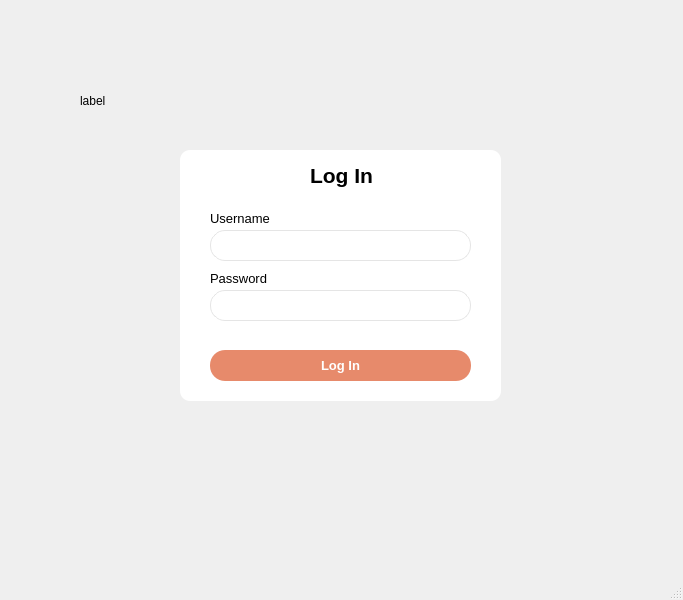
<?xml version="1.0" encoding="UTF-8"?>
<ui version="4.0">
 <class>login</class>
 <widget class="QMainWindow" name="login">
  <property name="geometry">
   <rect>
    <x>0</x>
    <y>0</y>
    <width>683</width>
    <height>600</height>
   </rect>
  </property>
  <property name="minimumSize">
   <size>
    <width>683</width>
    <height>600</height>
   </size>
  </property>
  <property name="maximumSize">
   <size>
    <width>683</width>
    <height>600</height>
   </size>
  </property>
  <property name="windowTitle">
   <string>MainWindow</string>
  </property>
  <property name="styleSheet">
   <string notr="true"/>
  </property>
  <widget class="QWidget" name="centralwidget">
   <property name="styleSheet">
    <string notr="true"/>
   </property>
   <widget class="QGroupBox" name="groupBox">
    <property name="geometry">
     <rect>
      <x>180</x>
      <y>150</y>
      <width>321</width>
      <height>251</height>
     </rect>
    </property>
    <property name="styleSheet">
     <string notr="true">QGroupBox {
background: #fff;
border-radius: 10px;
}

QPushButton {
border-radius: 15px; 
font-size: 13px;
}

QLabel {
font-size: 13px;
}</string>
    </property>
    <property name="title">
     <string/>
    </property>
    <widget class="QLabel" name="label">
     <property name="geometry">
      <rect>
       <x>30</x>
       <y>60</y>
       <width>71</width>
       <height>16</height>
      </rect>
     </property>
     <property name="text">
      <string>Username</string>
     </property>
    </widget>
    <widget class="QLineEdit" name="lineEdit_2">
     <property name="geometry">
      <rect>
       <x>30</x>
       <y>140</y>
       <width>261</width>
       <height>31</height>
      </rect>
     </property>
     <property name="styleSheet">
      <string notr="true">QLineEdit {
border: 1px solid;
border-radius: 15px;
border-color: #e5e5e5;
background-color: palette(base);
padding: 0px 5px;
}</string>
     </property>
    </widget>
    <widget class="QLineEdit" name="lineEdit">
     <property name="geometry">
      <rect>
       <x>30</x>
       <y>80</y>
       <width>261</width>
       <height>31</height>
      </rect>
     </property>
     <property name="styleSheet">
      <string notr="true">QLineEdit {
border: 1px solid;
border-radius: 15px;
border-color: #e5e5e5;
background-color: palette(base);
padding: 0px 5px;
}</string>
     </property>
    </widget>
    <widget class="QLabel" name="label_2">
     <property name="geometry">
      <rect>
       <x>30</x>
       <y>120</y>
       <width>61</width>
       <height>16</height>
      </rect>
     </property>
     <property name="text">
      <string>Password</string>
     </property>
    </widget>
    <widget class="QPushButton" name="pushButton_5">
     <property name="geometry">
      <rect>
       <x>30</x>
       <y>200</y>
       <width>261</width>
       <height>31</height>
      </rect>
     </property>
     <property name="styleSheet">
      <string notr="true">QPushButton {
/*background-color: palette(base);*/
background-color: #E78A6B;
color:  #fff;
font-weight: 500;
}

QPushButton:hover {
background-color: rgba(231, 138, 107, 0.8);
}

/* for secondary button
QPushButton {
border: 1px solid;
border-color: #E78A6B;
font-size: 15px;
color:  #E78A6B;
}

QPushButton:hover {
background-color: rgba(231, 138, 107, 0.2);
}
*/</string>
     </property>
     <property name="text">
      <string>Log In</string>
     </property>
    </widget>
    <widget class="QLabel" name="label_3">
     <property name="geometry">
      <rect>
       <x>130</x>
       <y>10</y>
       <width>71</width>
       <height>31</height>
      </rect>
     </property>
     <property name="styleSheet">
      <string notr="true">QLabel {
font-size: 21px;
font-weight: 500;
}</string>
     </property>
     <property name="text">
      <string>Log In</string>
     </property>
    </widget>
   </widget>
   <widget class="QLabel" name="label_4">
    <property name="geometry">
     <rect>
      <x>80</x>
      <y>60</y>
      <width>541</width>
      <height>81</height>
     </rect>
    </property>
    <property name="text">
     <string>label</string>
    </property>
   </widget>
  </widget>
  <widget class="QMenuBar" name="menubar">
   <property name="geometry">
    <rect>
     <x>0</x>
     <y>0</y>
     <width>683</width>
     <height>21</height>
    </rect>
   </property>
  </widget>
  <widget class="QStatusBar" name="statusbar"/>
 </widget>
 <resources/>
 <connections/>
</ui>
